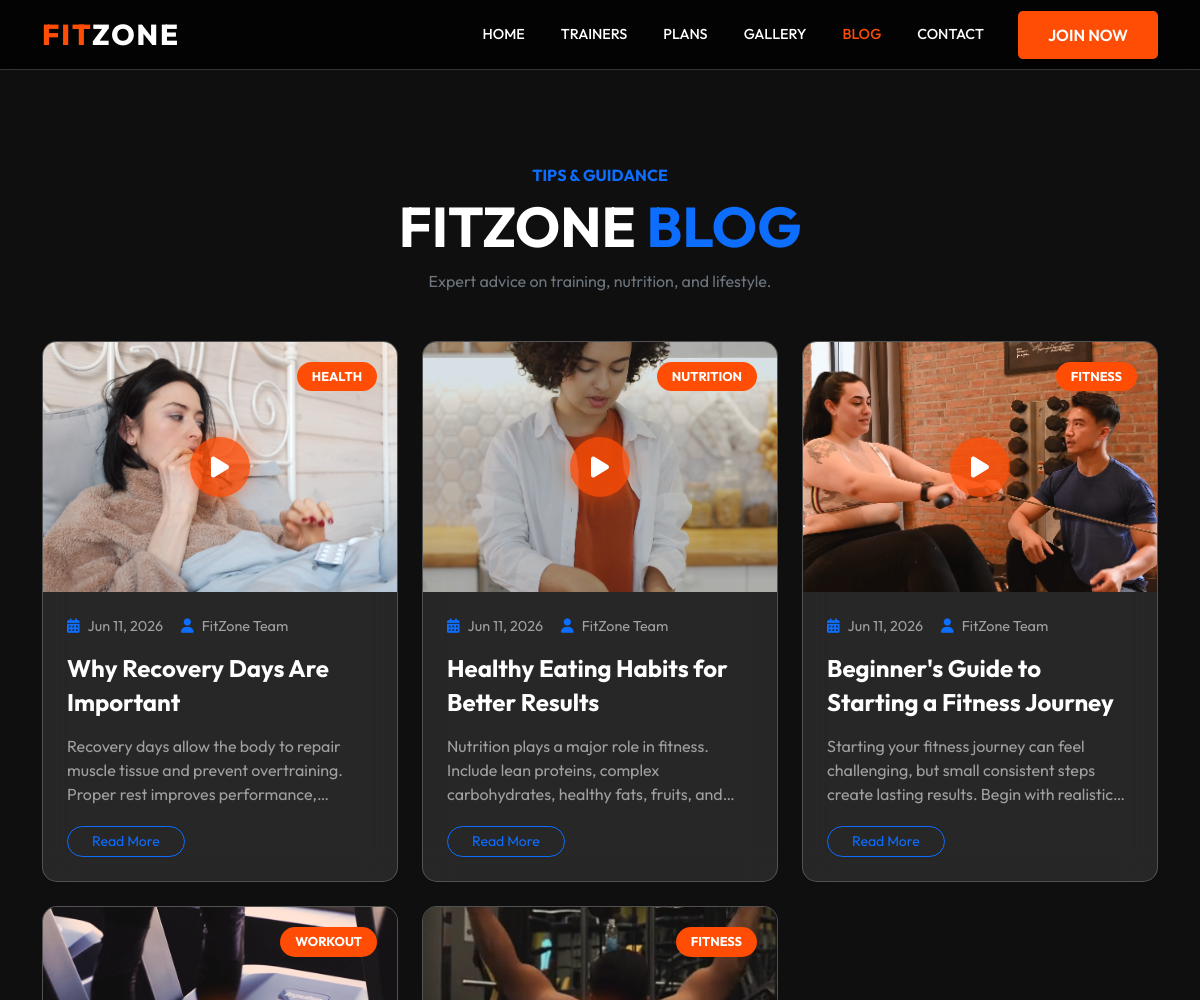
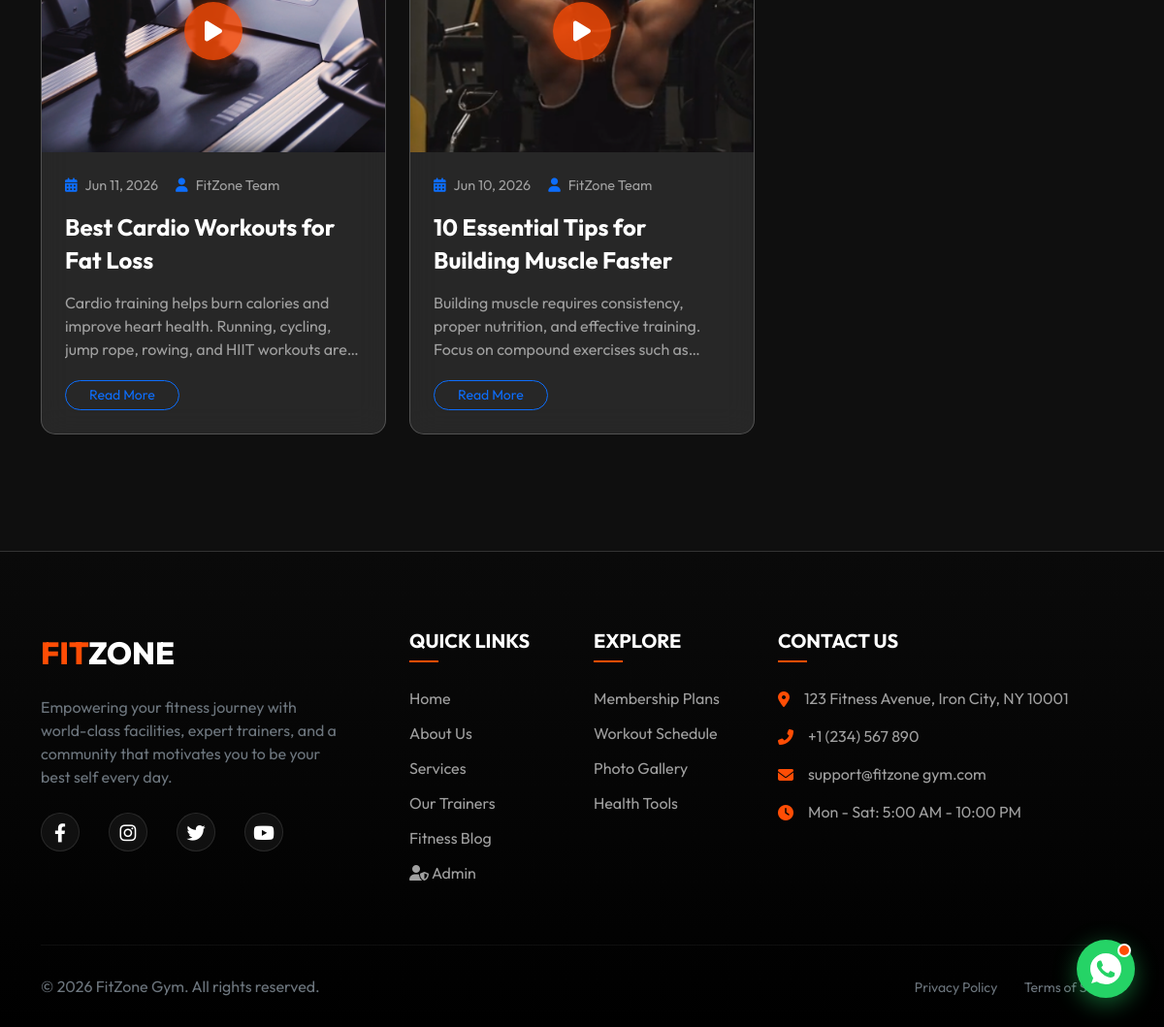
Screenshot of /blog/ with the database file from the repository (2 pictures, top to bottom).
### gym/models.py (models this page shows, shortened)
class BlogPost(models.Model):
    CATEGORY_CHOICES = [
        ('Fitness', 'Fitness'),
        ('Nutrition', 'Nutrition'),
        ('Workout', 'Workout'),
        ('Health', 'Health'),
    ]
    title = models.CharField(max_length=200)
    slug = models.SlugField(unique=True, help_text="Used for the URL (e.g. fitness-tips-for-2026)")
    author = models.CharField(max_length=100, default="FitZone Team")
    content = models.TextField()
    blog = models.ImageField(upload_to='blog/', null=True, blank=True, help_text="Thumbnail Image")
    video = models.FileField(upload_to='blog_videos/', null=True, blank=True, help_text="Optional: Upload an MP4 video")
    category = models.CharField(max_length=50, choices=CATEGORY_CHOICES, default='Fitness')
    created_at = models.DateTimeField(auto_now_add=True)

### gym/views.py (the view)
# urls.py: path('blog/', views.blog_list, name='blog_list'),
def blog_list(request):
    posts = BlogPost.objects.all().order_by('-created_at')
    return render(request, 'gym/blog.html', {'posts': posts})

### gym/templates/gym/blog.html (shortened to what this page needs)
{% extends 'gym/base.html' %}
{% load static %}
{% block extra_css %}
<link rel="stylesheet" href="{% static 'gym/css/blog.css' %}">
{% endblock %}
{% block content %}
<section class="py-5">
    <div class="container py-5">
        <div class="text-center mb-5">
            <h6 class="text-primary text-uppercase fw-bold">Tips & Guidance</h6>
            <h1 class="display-4 fw-bold text-uppercase">FitZone <span class="text-primary">Blog</span></h1>
            <p class="text-secondary">Expert advice on training, nutrition, and lifestyle.</p>
        </div>
        <div class="row">
            {% for post in posts %}
            <div class="col-lg-4 col-md-6 mb-4">
                <div class="glass-card p-0 overflow-hidden blog-card">
                    <div class="blog-img-wrapper">
                        {% if post.blog %}
                        <img src="{{ post.blog.url }}" alt="{{ post.title }}" class="blog-img">
                        {% else %}
                        <img src="{% static 'gym/images/hero-bg.jpg' %}" alt="{{ post.title }}" class="blog-img">
                        {% endif %}
                        <span class="blog-category">{{ post.get_category_display }}</span>
                        {% if post.video %}
                        <div class="video-indicator">
                        </div>
                        {% endif %}
                    </div>
                    <div class="p-4">
                        <div class="blog-meta">
                            <span><i class="fas fa-calendar-alt text-primary me-2"></i>{{ post.created_at|date:"M d, Y" }}</span>
                            <span><i class="fas fa-user text-primary me-2"></i>{{ post.author }}</span>
                        </div>
                        <h3 class="blog-title">{{ post.title }}</h3>
                        <p class="blog-excerpt">{{ post.content|truncatewords:30 }}</p>
                        <a href="{% url 'blog_detail' post.slug %}"
                            class="btn btn-outline-primary btn-sm rounded-pill px-4">Read More</a>
                    </div>
                </div>
            </div>
            {% endfor %}
        </div>
    </div>
</section>
{% endblock %}

### gym/static/gym/css/style.css (style rules this page uses)
* { margin: 0; padding: 0; box-sizing: border-box; }
:root { --primary-color: #ff4d05; --secondary-color: #1a1a1a; --accent-color: #ffd700; --text-light: #ffffff; --text-dark: #333333; --glass-bg: rgba(255, 255, 255, 0.1); --glass-border: rgba(255, 255, 255, 0.2); }
body { font-family: 'Outfit', sans-serif; background-color: #0f0f0f; color: var(--text-light); overflow-x: hidden; }
.glass-card { background: var(--glass-bg); backdrop-filter: blur(15px); border: 1px solid var(--glass-border); border-radius: 15px; padding: 20px; }

### gym/static/gym/css/blog.css (style rules this page uses)
.blog-card { transition: all 0.3s ease; height: 100%; }
.blog-img-wrapper { height: 250px; overflow: hidden; position: relative; }
.blog-img { width: 100%; height: 100%; object-fit: cover; transition: transform 0.5s ease; }
.blog-category { position: absolute; top: 20px; right: 20px; background: var(--primary-color); color: white; padding: 5px 15px; border-radius: 50px; font-size: 0.8rem; font-weight: 700; text-transform: uppercase; }
.video-indicator { position: absolute; top: 50%; left: 50%; transform: translate(-50%, -50%); width: 60px; height: 60px; background: rgba(255, 77, 5, 0.8); border-radius: 50%; display: flex; align-items: center; justify-content: center; color: white; font-size: 1.5rem; pointer-events: none; box-shadow: 0 0 20px rgba(255, 77, 5, 0.5); }
.blog-meta { font-size: 0.9rem; color: #a0a0a0; margin-bottom: 15px; }
.blog-meta span { margin-right: 15px; }
.blog-title { font-size: 1.5rem; font-weight: 700; margin-bottom: 15px; line-height: 1.4; }
.blog-excerpt { color: #a0a0a0; display: -webkit-box; -webkit-line-clamp: 3; line-clamp: 3; -webkit-box-orient: vertical; overflow: hidden; margin-bottom: 20px; }

### rows the page displays
BlogPost: blog (picture), category "HEALTH", created_at "Jun 11, 2026", author "FitZone Team", title "Why Recovery Days Are Important", content "Recovery days allow the body to repair muscle tissue and prevent overtraining. Proper rest improves…"
BlogPost: blog (picture), category "NUTRITION", created_at "Jun 11, 2026", author "FitZone Team", title "Healthy Eating Habits for Better Results", content "Nutrition plays a major role in fitness. Include lean proteins, complex carbohydrates, healthy fats, fruits,…"
BlogPost: blog (picture), category "FITNESS", created_at "Jun 11, 2026", author "FitZone Team", title "Beginner's Guide to Starting a Fitness Journey", content "Starting your fitness journey can feel challenging, but small consistent steps create lasting results. Begin with…"
BlogPost: blog (picture), category "WORKOUT", created_at "Jun 11, 2026", author "FitZone Team", title "Best Cardio Workouts for Fat Loss", content "Cardio training helps burn calories and improve heart health. Running, cycling, jump rope, rowing, and HIIT workouts…"
BlogPost: blog (picture), category "FITNESS", created_at "Jun 10, 2026", author "FitZone Team", title "10 Essential Tips for Building Muscle Faster", content "Building muscle requires consistency, proper nutrition, and effective training. Focus on compound exercises such…"
